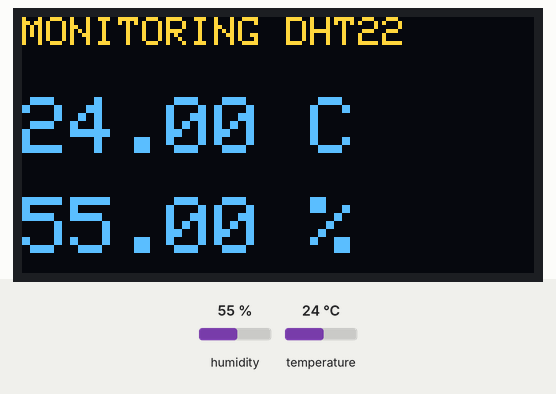
A sketch run on a simulated ESP8266 (NodeMCU). On the bench: 128×64 one-colour display. The inputs (shaded band) are chosen by the test bench; at power-on: humidity 55 %, temperature 24 °C. The OLED is the two-colour kind (top 16 rows yellow); WiFi joins after 1.5 s; servers stay silent unless stated; what the sketch prints to the serial monitor is not drawn.

Above: at 4.4 s.
4.5 s: humidity set to 22 %
At 9.0 s:
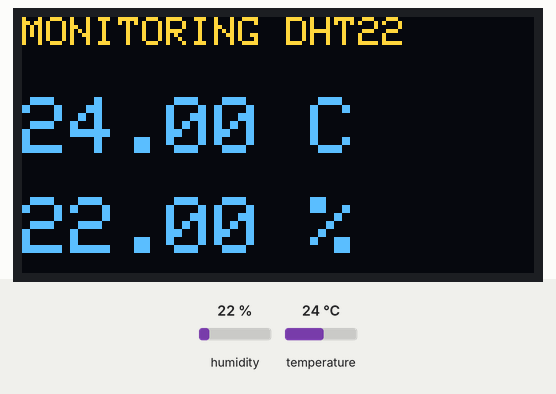
9.3 s: temperature set to 12 °C
At 12.2 s:
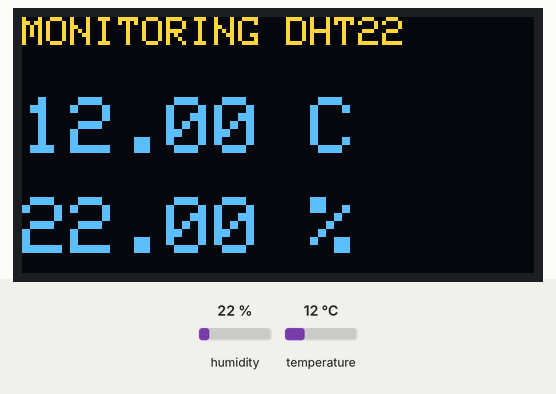
13.3 s: humidity set to 40 %
At 16.4 s:
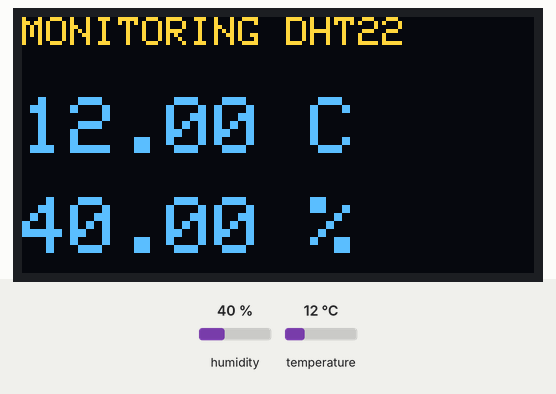
17.3 s: temperature set to 19 °C
At 20.6 s:
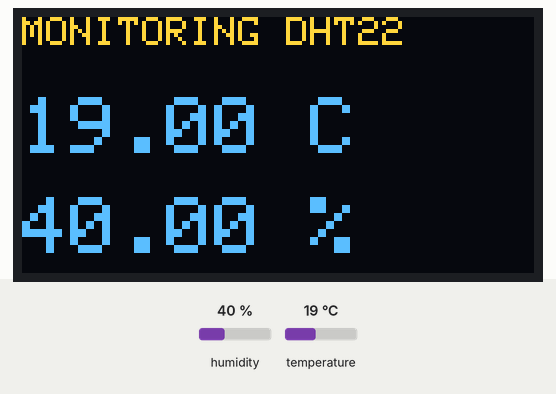
Timing chart, 0 to 22.1 s (numbered marks = the images above; inputs shaded):
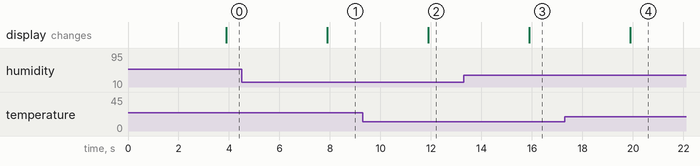

The sketch:

ESP8266-DHT22-Oled-Blynk.ino
```cpp
#define BLYNK_TEMPLATE_ID "TMPL6D27F0kXS"
#define BLYNK_TEMPLATE_NAME "ESP8266 DHT22 Oled"

#define BLYNK_AUTH_TOKEN "e8BEUcmWMfIukFf-UCFMStXQCnuY_Jvh"

#include <ESP8266WiFi.h>
#include <BlynkSimpleEsp8266.h>

#include <Wire.h>
#include <Adafruit_GFX.h>
#include <Adafruit_SSD1306.h>

#include <DHT.h>

// ======================
// WIFI
// ======================
char ssid[] = "muktafi";
char pass[] = "12443411";

// ======================
// DHT22
// ======================
#define DHTPIN D4
#define DHTTYPE DHT22

DHT dht(DHTPIN, DHTTYPE);

// ======================
// OLED
// ======================
#define SCREEN_WIDTH 128
#define SCREEN_HEIGHT 64

Adafruit_SSD1306 display(SCREEN_WIDTH, SCREEN_HEIGHT, &Wire, -1);

// ======================
// TIMER
// ======================
BlynkTimer timer;

// ======================
// FUNCTION
// ======================
void sendSensor()
{
  float h = dht.readHumidity();
  float t = dht.readTemperature();

  // cek gagal baca sensor
  if (isnan(h) || isnan(t)) {
    Serial.println("Gagal membaca DHT22");
    return;
  }

  // kirim ke serial monitor
  Serial.print("Suhu: ");
  Serial.print(t);
  Serial.print(" C  ");

  Serial.print("Kelembapan: ");
  Serial.print(h);
  Serial.println(" %");

  // kirim ke Blynk
  Blynk.virtualWrite(V0, t);
  Blynk.virtualWrite(V1, h);

  // tampil OLED
  display.clearDisplay();

  display.setTextSize(1);
  display.setTextColor(WHITE);

  display.setCursor(0, 0);
  display.println("MONITORING DHT22");

  display.setTextSize(2);

  display.setCursor(0, 20);
  display.print(t);
  display.println(" C");

  display.setCursor(0, 45);
  display.print(h);
  display.println(" %");

  display.display();
}

void setup()
{
  Serial.begin(115200);

  // OLED
  if(!display.begin(SSD1306_SWITCHCAPVCC, 0x3C)) {
    Serial.println(F("OLED gagal"));
    for(;;);
  }

  display.clearDisplay();
  display.display();

  // DHT
  dht.begin();

  // Blynk
  Blynk.begin(BLYNK_AUTH_TOKEN, ssid, pass);

  // timer baca sensor tiap 2 detik
  timer.setInterval(2000L, sendSensor);
}

void loop()
{
  Blynk.run();
  timer.run();
}
```

Measured:
- after the input at 4.5 s, the display: changes after 3.4 s (image 1)
- after the input at 9.3 s, the display: changes after 2.6 s (image 2)
- after the input at 13.3 s, the display: changes after 2.6 s (image 3)
- after the input at 17.3 s, the display: changes after 2.6 s (image 4)
